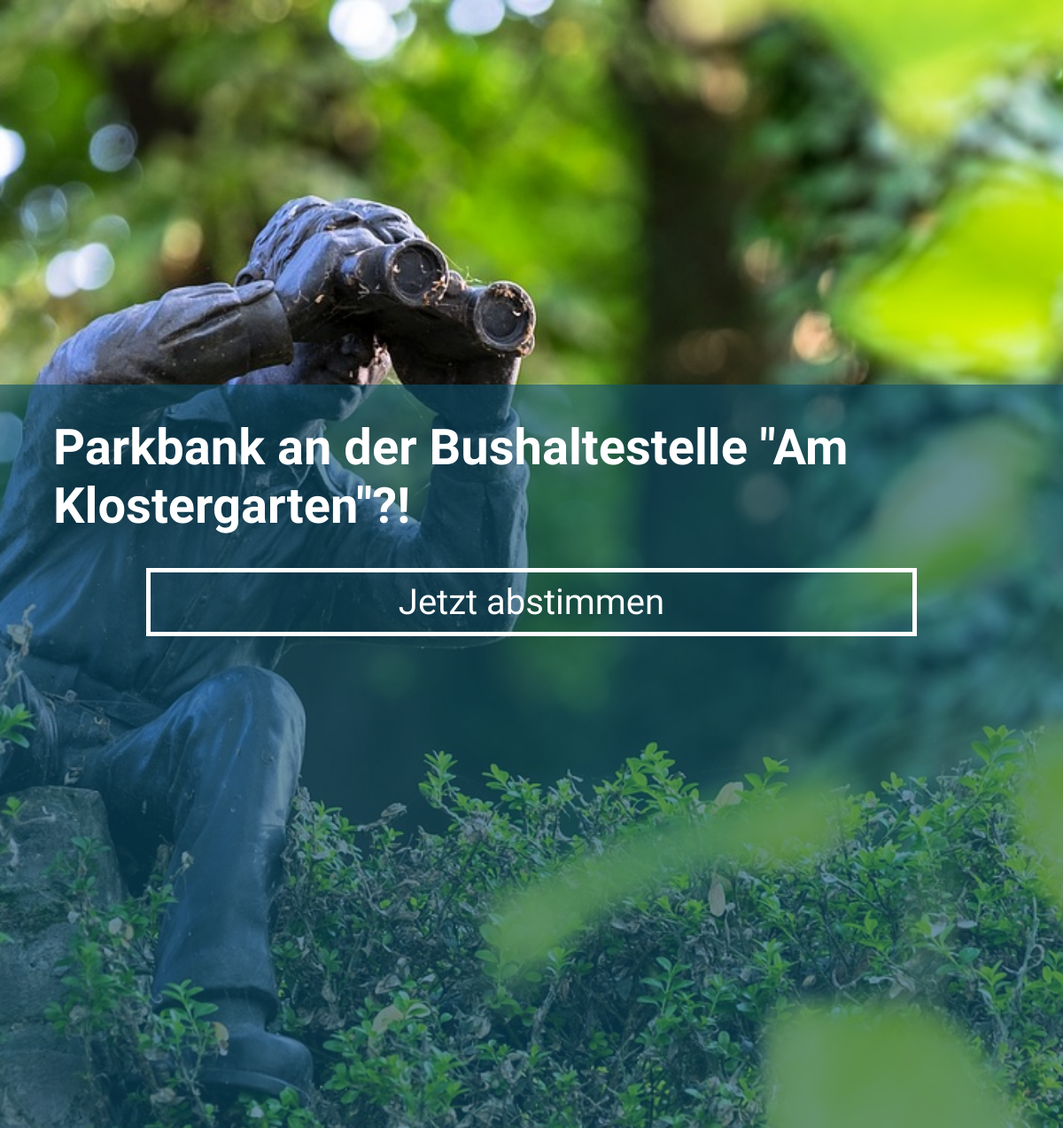
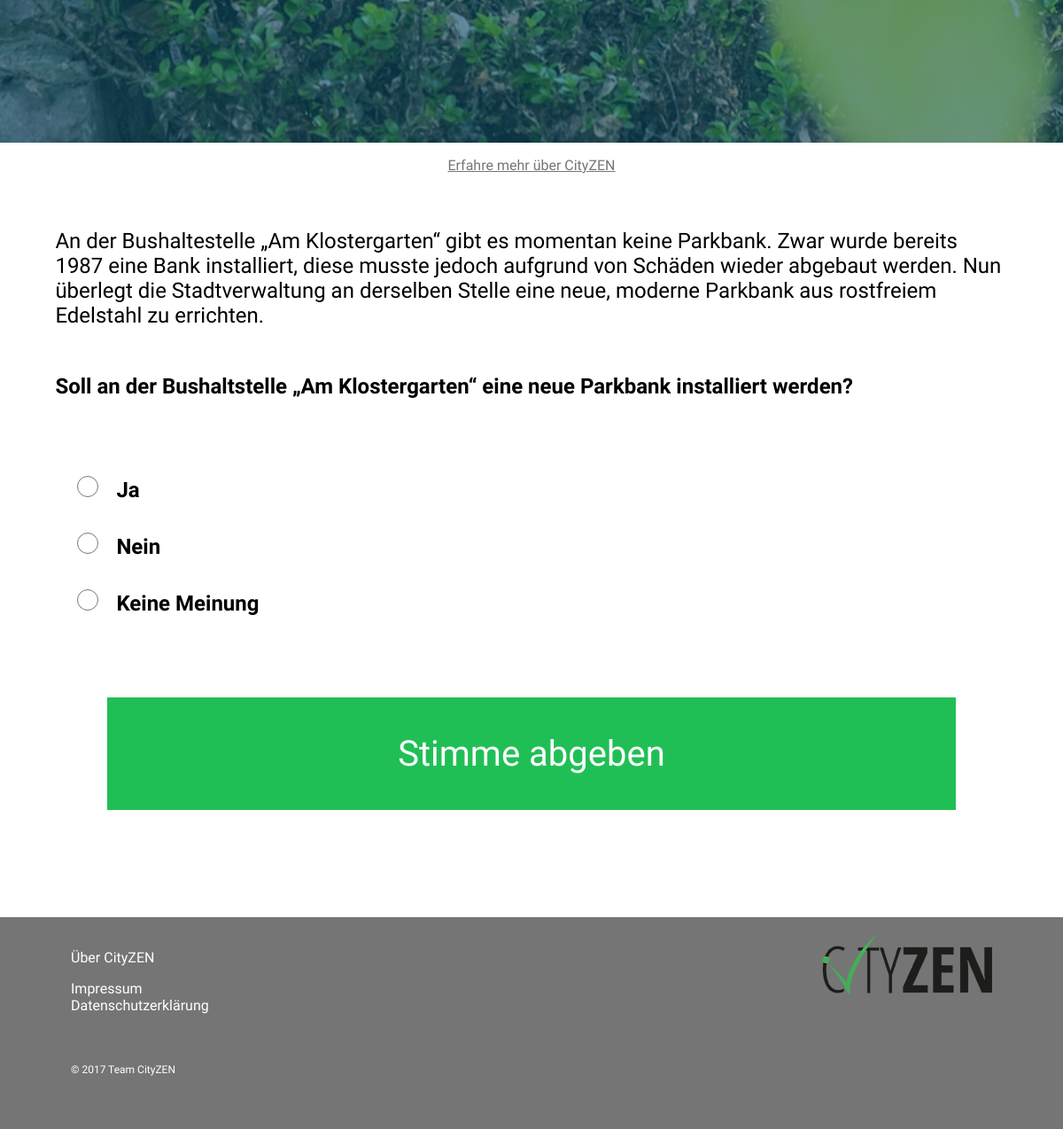
Page /index.php?id=1 on the committed database (2 pictures, top to bottom).
### tables this page shows
CREATE TABLE IF NOT EXISTS `Subject` (
  `SubjectId` int(11) NOT NULL AUTO_INCREMENT,
  `BeaconId` varchar(255) NOT NULL,
  `Subject` varchar(100) NOT NULL,
  `Description` text NOT NULL,
  `ImageLink` varchar(100) NOT NULL,
  PRIMARY KEY (`SubjectId`)
);

CREATE TABLE IF NOT EXISTS `VotingOption` (
  `VotingOptionId` int(11) NOT NULL AUTO_INCREMENT,
  `VotingText` varchar(255) NOT NULL,
  `SubjectId` int(11) NOT NULL,
  PRIMARY KEY (`VotingOptionId`)
);

### index.php (the view, shortened to what this page needs)
<?php
$servername = "localhost";
$username = "bhesse_db3";
$password = "#DThack17";
$databasename= "bhesse_db3";
$dbcontext = mysqli_connect($servername, $username, $password, $databasename);
$subjectId = $_GET['id'];
$sql = "SELECT * FROM Subject WHERE SubjectId=".$subjectId.";";
$data=mysqli_query($dbcontext,$sql);
while($row=mysqli_fetch_array($data)){
    $subjectText = $row['Subject'];
    $descriptionText = $row['Description'];
    $imageLink= $row['ImageLink'];
}
?>
<link rel="stylesheet" type="text/css" href="styles/cityzen.css" />
<div class="bildContainer" style="background-image: url('<?php echo $imageLink ?>');">
  <div class="headerContainer">
    <div class="subjectText">
        <h1><?php echo $subjectText; ?></h1>
    </div>
    <div class="voteNowButton" id="voteNowButton">
      Jetzt abstimmen
    </div>
  </div>
</div>
<div class="aboutLink"><a href="about.php">Erfahre mehr über CityZEN</a></div>
<div class="descriptionText">
    <?php echo $descriptionText ?>
</div>
<div id="vote" class="vote">
  <?php
  $sql = "SELECT * FROM VotingOption WHERE SubjectId=".$subjectId.";";
  $data=mysqli_query($dbcontext,$sql);
 echo "<fieldset>";
  while($row=mysqli_fetch_array($data)){
      $VotingText = $row['VotingText'];
      echo "<input type='radio' name='voting' value='".$VotingText."'/>".$VotingText."<br/>";
  }
echo "</fieldset>";
   ?>
<form action="thankyou.php">
    <input type="submit" id="SendButton" value="Stimme abgeben" class="sendButton"/>
</form>
</div>
<div class="footer">
    <img src="images/logo.png" class="logo"/>
<p><a href="about.php">Über CityZEN</a></p>
<p>
  <a href="#">Impressum</a>
  <br/>
  <a href="#">Datenschutzerklärung</a>
</p>
<div class="copyright">&copy; 2017 Team CityZEN</div>
</div>

### styles/cityzen.css (style rules this page uses)
h1 { font-size:7vh; color:#fff; padding:0vh 5vw; }
.bildContainer { width: 100vw; height:1434px; background-repeat:no-repeat; background-size:auto 100%; background-position: center; overflow:hidden; }
.headerContainer { top:434px; width: 100%; min-height:1000px; height:1000px; position:absolute; background: rgba(11,79,108,0.6); vertical-align: middle; }
.aboutlink { width:100%; text-align: center; padding-top:2vh; }
.aboutLink a { font-size:2vh; font-family: 'Asap', sans-serif; color:#757575!important; text-decoration:underline; margin:auto; }
.descriptionText { margin:5.2vw; font-family: 'Asap', sans-serif!important; font-size:3.0vh!important; word-wrap:break-word; }
.vote { margin:5.2vw!important; font-size:3vh!important; font-family: 'Asap', sans-serif; font-weight:bold; line-height:8vh!important; }
input[type="radio"] { margin-right: 20px; height:3vh; width:3vh; }
fieldset { border:0px solid #fff; }
.voteNowButton { border:solid 5px #fff!important; width:70%; margin:auto; vertical-align: middle; font-size:5vh; text-align:center!important; word-wrap: break-word; padding:10px; color:#ffffff; }
.sendButton { border:solid 5px #fff!important; width:90%; margin:5%; vertical-align: middle; font-size:5vh; text-align:center!important; word-wrap: break-word; padding:40px; color:#fff; background-color:#20bf55!important; font-family: 'Open Sans Condensed', sans-serif; -webkit-appearance: none; -moz-appearance: none; appearance: none; }
.footer { padding:20px 80px; background-color:#757575; font-family: 'Asap', sans-serif; font-size:2vh; color:#fff; }
.footer a { color:#fff; text-decoration: none; }
.copyright { padding:40px 0px; font-size:1.5vh; }
.logo { float:right; }

### rows in the picture
subject: ImageLink (picture), Subject "Parkbank an der Bushaltestelle \"Am Klostergarten\"?!", Description "An der Bushaltestelle „Am Klostergarten“ gibt es momentan keine Parkbank. Zwar wurde bereits 1987 eine Bank installiert, diese musste jedoch aufgrund von Schäden wieder abgebaut werden. Nun überlegt die Stadtverwaltung an derselben Stelle eine neue, moderne Parkbank aus rostfreiem Edelstahl zu errichten. Soll an der Bushaltstelle „Am Klostergarten“ eine neue Parkbank installiert werden?"
votingoption: VotingText "Ja"
votingoption: VotingText "Nein"
votingoption: VotingText "Keine Meinung"
